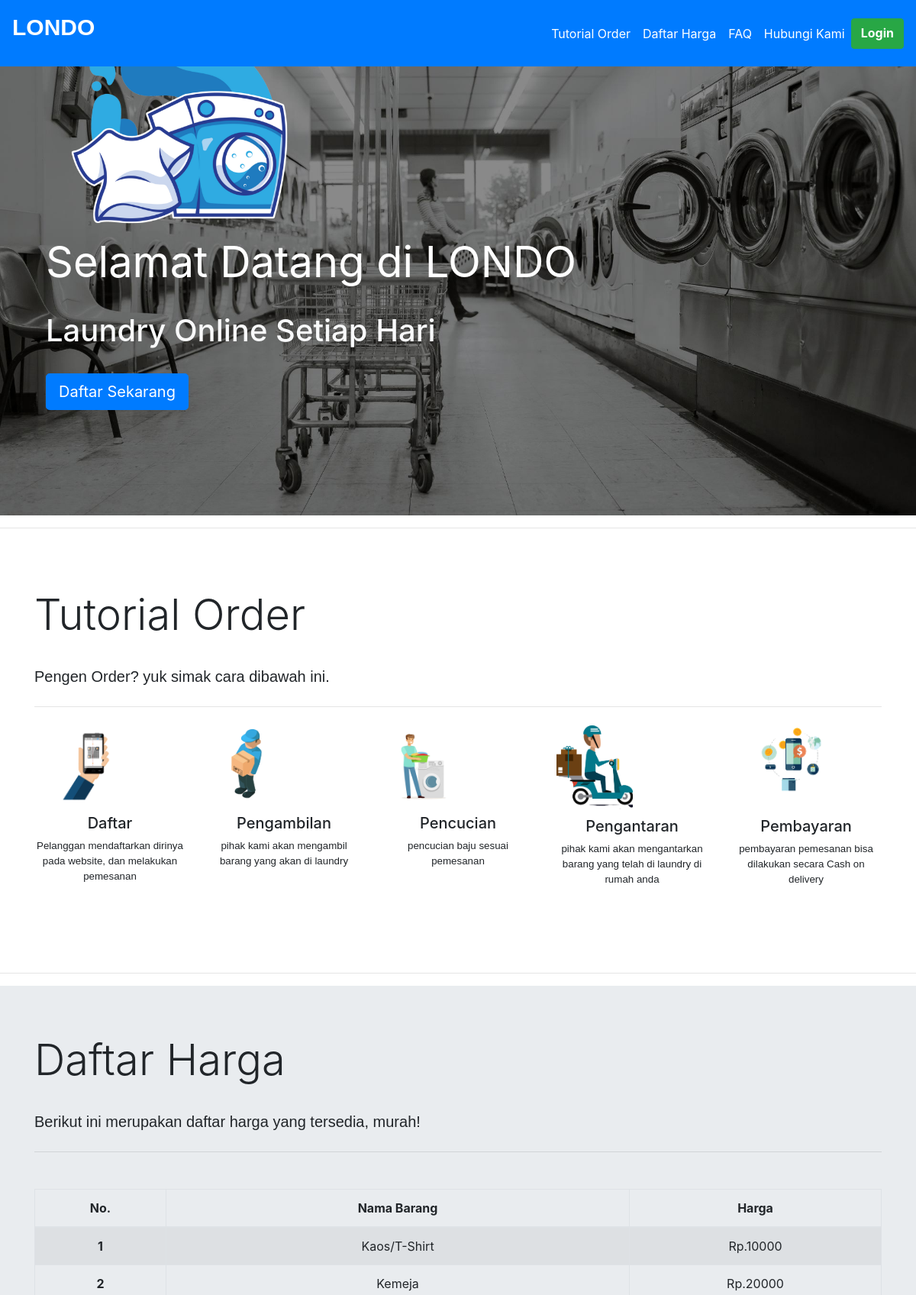
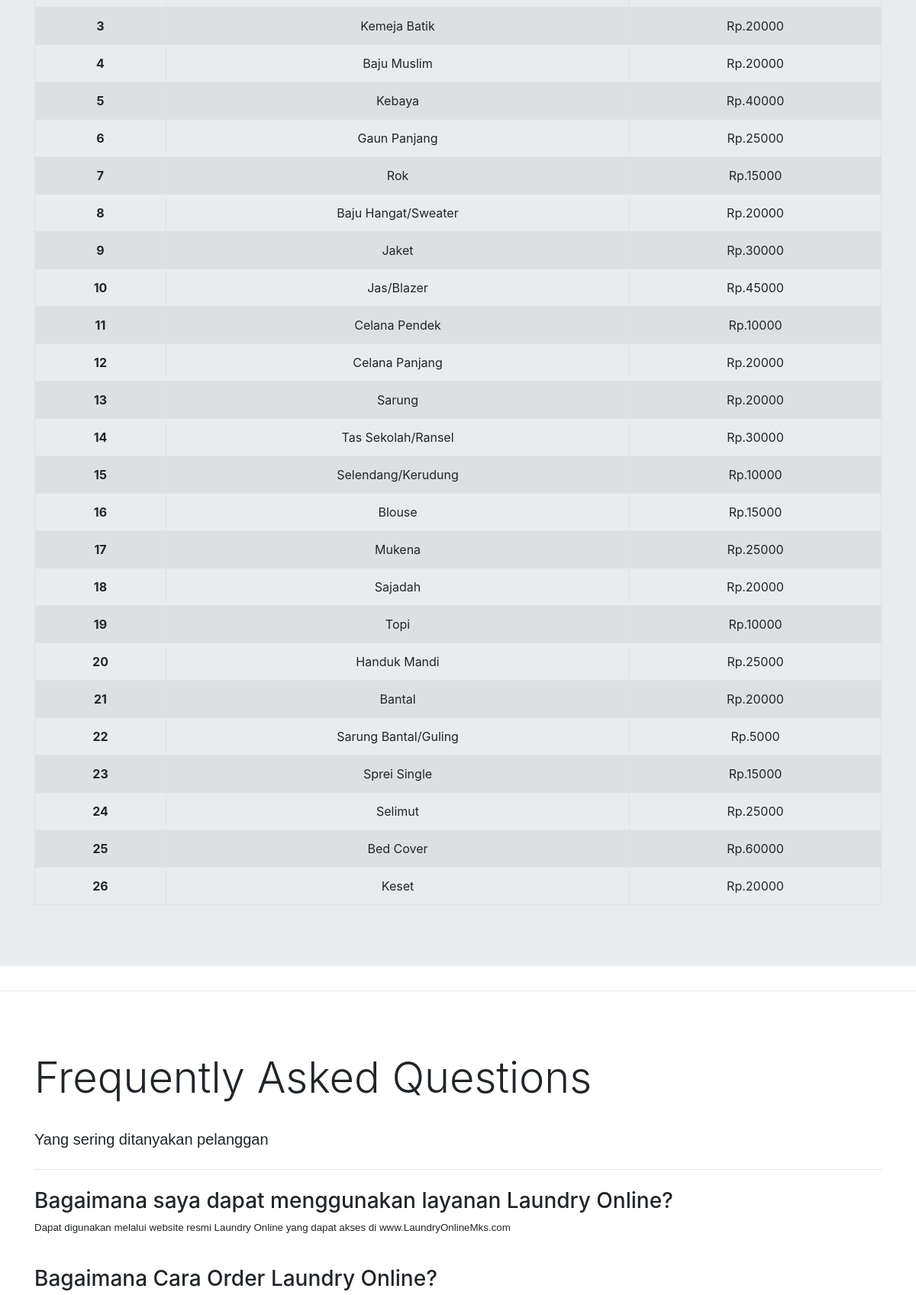
The page / (upper part) on the database its author committed (2 pictures, top to bottom).
### tables this page shows
CREATE TABLE `harga` (
  `id` int(11) NOT NULL AUTO_INCREMENT,
  `nama_barang` varchar(30) DEFAULT NULL,
  `harga` varchar(20) DEFAULT NULL,
  PRIMARY KEY (`id`)
);

### database.php (called while the page is built, shortened)
<?php
class database{
    public function __construct()
    {
        try{
            $serverName = 'localhost';
            $userName = 'root';
            $password = '';
            $dbName = 'laundry';
            $this-> pdo = new PDO("mysql:host=$serverName;port=3306;dbname=$dbName",$userName, $password);
            $this-> pdo->setAttribute(PDO::ATTR_ERRMODE, PDO::ERRMODE_EXCEPTION);
        }
        catch(PDOException $e){
            echo 'Error, dikarenakan ' . $e ->getMessage();
        }
    }
    public function getHarga(){
        $sql = "SELECT * FROM harga";
        $stmt = $this -> pdo ->query($sql);
        return $stmt->fetchAll(PDO::FETCH_ASSOC);
    }
}
?>

### index.php (the view, shortened to what this page needs)
<?php
require_once "database.php";
$pdo = new database();
    $rows = $pdo -> getHarga();
?>
<!DOCTYPE html>
<html lang="en">
<head>
    <link rel="stylesheet" href="css/index.css">
    <link rel="stylesheet" href="bootstrap/css/bootstrap.min.css">
    <link rel="stylesheet" href="bootstrap/dataTables.bootstrap4.min.css">
</head>
<body>
    <nav class="navbar fixed-top navbar-expand-lg navbar-dark bg-primary">
        <a class="navbar-brand" href="index.php"><p style="font-size:30px;"><b>LONDO</b></p></a>
        <div class="collapse navbar-collapse" id="navbarNavAltMarkup">
            <div class="navbar-nav ml-auto">
                <a class="nav-item nav-link active nav-pills nav-fill" href="#how-to-order">Tutorial Order</a>
                <a class="nav-item nav-link active" href="#daftar-harga">Daftar Harga</a>
                <a class="nav-item nav-link active" href="#faq">FAQ</a>
                <a class="nav-item nav-link active" href="#hubungi-kami">Hubungi Kami</a>
                <a class="btn btn-outline-success active" href="login.php"><b>Login</b></a>
            </div>
        </div>
    </nav>
    <div id="carouselControls" class="carousel slide" data-ride="carousel">
        <div class="carousel-inner text-center">
            <div class="carousel-item active">
                <img class="d-block w-100" src="images\laundry121.jpg">
            </div>
            <div class="carousel-caption">
                <h6><img src="images/LOGO2.png" width="350px"> </h6>
                    <h1><a class="display-4 "<b> Selamat Datang di LONDO</b></a></h1>
                    <br>
                    <h1><a class="text-light "Laundry Online Setiap Hari</a></h1>
                <br>
                <h6><a class="btn btn-primary btn-lg" href="signup.php" role="button">Daftar Sekarang</a></h6>
                <br><br><br><br><br>
            </div>
        </div>
    </div>
    <hr id="how-to-order">
    <div class="jumbotron jumbotron-fluid bg-white">
        <div class="container">
            <div class="tengah">
            <h1 class="display-4">Tutorial Order</h1>
            <br>
            <p style="text-align:left;" class="lead">Pengen Order? yuk simak cara dibawah ini.</p>
            <hr class="my-4">
            <div class="row">
                <div class="col-sm">
                <h6><img src="images/img3.png" width="135px"> </h6>
                <h5>Daftar</h5>
                <p>Pelanggan mendaftarkan dirinya pada website, dan melakukan pemesanan </p>
                </div>
                <div class="col-sm">
                <h6><img src="images/img4.png" width="100px"> </h6>
                <h5>Pengambilan </h5>
                <p>pihak kami akan mengambil barang yang akan di laundry</p>
                </div>
                <div class="col-sm">
                <h6><img src="images/img5.png" width="108px"> </h6>
                <h5>Pencucian</h5>
                <p>pencucian baju sesuai pemesanan</p>
                </div>
                <div class="col-sm">
                <h6><img src="images/img6.png" width="100px"> </h6>
                <h5>Pengantaran </h5>
                <p> pihak kami akan mengantarkan barang yang telah di laundry di rumah anda</p>
                </div>
                <div class="col-sm">
                <h6><img src="images/img7.png" width="160px"> </h6><br>
                <h5>Pembayaran</h5>
                <p>pembayaran pemesanan bisa dilakukan secara Cash on delivery</p>
                </div>
            </div>
            </div>
        </div>
    </div>
    <hr id="daftar-harga">
    <div class="jumbotron jumbotron-fluid">
        <div class="container">
            <div class="tengah">
            <h1 class="display-4">Daftar Harga</h1>
            <br>
            <p style="text-align:left;" class="lead">Berikut ini merupakan daftar harga yang tersedia, murah!</p>
            <hr class="my-4">
            <br>
            <table id="pagination" class="table table-striped table-bordered">
                <thead>
                    <tr>
                        <th scope="col">No.</th>
                        <th scope="col">Nama Barang</th>
                        <th scope="col">Harga</th>
                    </tr>
                </thead>
                <tbody>
                    <?php
                        foreach ( $rows as $row ) {
                    ?>
                    <tr>
                        <th><?=$row['id'] ?></th>
                        <td><?=$row['nama_barang'] ?></td>
                        <td><?=$row['harga']?></td>
                    </tr>
                    <?php
                        }
                    ?>
                </tbody>
            </table>
            </div>
        </div>
    </div>
    <hr id="faq">
    <div class="jumbotron jumbotron-fluid bg-white">
        <div class="container">
            <h1 class="display-4">Frequently Asked Questions</h1>
            <br>
            <p style="text-align:left;" class="lead">Yang sering ditanyakan pelanggan</p>
            <hr class="my-4">
            <h3>Bagaimana saya dapat menggunakan layanan Laundry Online?</h3>
            <p> Dapat digunakan melalui website resmi Laundry Online yang dapat akses di www.LaundryOnlineMks.com</p>
                <br>
            <h3> Bagaimana Cara Order Laundry Online?</h3>
                <br>
            </div>
        </div>
</body>
</html>

### css/index.css (style rules this page uses)
img { height: 10m; text-align: left; }
p { font-size: smaller; font-family: Myfont, sans-serif !important; }
body { font-family: 'Source Sans Pro'; margin: 0; color: white; }
.tengah { text-align: center; }
.container { text-align: left; }
h1 { text-align: left; padding-left: 0px; }
h6 { text-align: left; }

### rows shown on the page
harga: id "1", nama_barang "Kaos/T-Shirt", harga "Rp.10000"
harga: id "2", nama_barang "Kemeja", harga "Rp.20000"
harga: id "3", nama_barang "Kemeja Batik", harga "Rp.20000"
harga: id "4", nama_barang "Baju Muslim", harga "Rp.20000"
harga: id "5", nama_barang "Kebaya", harga "Rp.40000"
harga: id "6", nama_barang "Gaun Panjang", harga "Rp.25000"
harga: id "7", nama_barang "Rok", harga "Rp.15000"
harga: id "8", nama_barang "Baju Hangat/Sweater", harga "Rp.20000"
harga: id "9", nama_barang "Jaket", harga "Rp.30000"
harga: id "10", nama_barang "Jas/Blazer", harga "Rp.45000"
harga: id "11", nama_barang "Celana Pendek", harga "Rp.10000"
harga: id "12", nama_barang "Celana Panjang", harga "Rp.20000"
harga: id "13", nama_barang "Sarung", harga "Rp.20000"
harga: id "14", nama_barang "Tas Sekolah/Ransel", harga "Rp.30000"
harga: id "15", nama_barang "Selendang/Kerudung", harga "Rp.10000"
harga: id "16", nama_barang "Blouse", harga "Rp.15000"
harga: id "17", nama_barang "Mukena", harga "Rp.25000"
harga: id "18", nama_barang "Sajadah", harga "Rp.20000"
harga: id "19", nama_barang "Topi", harga "Rp.10000"
harga: id "20", nama_barang "Handuk Mandi", harga "Rp.25000"
harga: id "21", nama_barang "Bantal", harga "Rp.20000"
harga: id "22", nama_barang "Sarung Bantal/Guling", harga "Rp.5000"
harga: id "23", nama_barang "Sprei Single", harga "Rp.15000"
harga: id "24", nama_barang "Selimut", harga "Rp.25000"
harga: id "25", nama_barang "Bed Cover", harga "Rp.60000"
harga: id "26", nama_barang "Keset", harga "Rp.20000"
